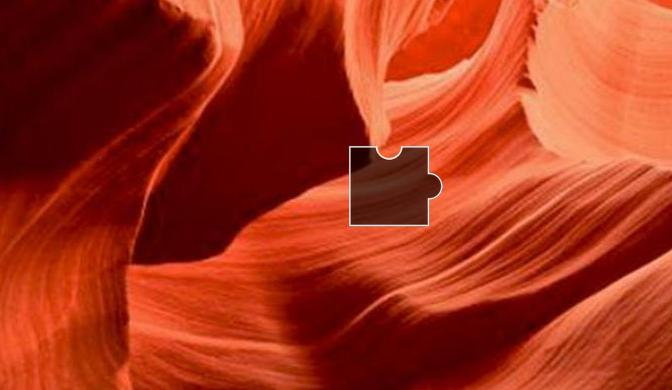
#> input picture 待修改/豆瓣验证码/origin.png, 672 x 390 px
$ python -i code.py   (imports and definitions only)
#> lines starting #> are read from the running program, lines starting #| are printed output that depends on the picture; after the words box and inside, x2 and y2 are one past the last pixel; in counts of white or black regions, pixels touching at a corner belong together
# -*- coding: utf-8 -*-

from selenium.webdriver.support import expected_conditions as ec
from selenium.webdriver.common.action_chains import ActionChains
from selenium.webdriver.support.wait import WebDriverWait  #
from selenium.webdriver.common.by import By
from selenium import webdriver
from urllib import request
import random
import time
import cv2
import re

# [1 line that did not run here, left out]


# [50 lines left out: function get_image, not called in this run]


def get_distance(image):

#> called with image = '../../待修改/豆瓣验证码/origin.png'
    image_process = cv2.imread(image)
#> image_process is the input picture: shape (390, 672, 3); mean B, G, R 27.4, 50.5, 164

    # 算法
    blurred = cv2.GaussianBlur(image_process, (5, 5), 0)
    canny = cv2.Canny(blurred, 50, 150)
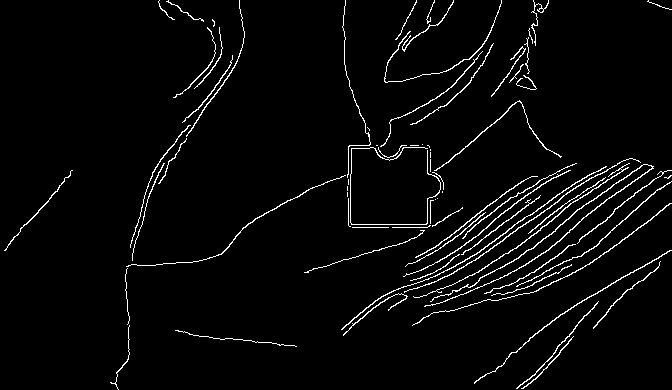
#> canny: shape (390, 672); 3.4% white in thin lines or dots
    contours, _ = cv2.findContours(canny, cv2.RETR_TREE, cv2.CHAIN_APPROX_SIMPLE)
#> contours = 76 contours, 41 with area under 20; largest, box (x1, y1, x2, y2) and area: (424, 164, 654, 307) 246, (341, 166, 607, 330) 142, (404, 158, 641, 293) 114, (474, 250, 672, 384) 114, (413, 163, 630, 298) 104

    for contour in contours:
        area = cv2.contourArea(contour)
        perimeter = cv2.arcLength(contour, True)
        x, y, w, h = cv2.boundingRect(contour)

        if 5025 < area < 7215 and 300 < perimeter < 380:
            cv2.rectangle(image_process, (x, y), (x + w, y + h), (0, 0, 255), 2)
            cv2.imwrite("output.jpg", image_process)
            return x
#> this loop made 76 passes
#> (area, perimeter, x, y, w, h) on passes 1, 4, 5, 7, 8, 10, 11, 15, 17, 22, 26, 28: (41.5, 153.5, 521, 336, 53, 53), (65, 252.5, 516, 301, 83, 88), (45.5, 221.5, 343, 293, 65, 43), (20, 190.2, 491, 264, 81, 32), (51, 202.4, 593, 261, 68, 68), (113.5, 513, 474, 250, 198, 134), (42.5, 223.2, 484, 244, 92, 50), (37, 204.7, 405, 212, 81, 55), (86, 622.4, 412, 203, 260, 123), (48, 228.5, 461, 195, 80, 60), (84, 400.5, 516, 181, 156, 106), (39, 200.4, 528, 177, 78, 57)


# [29 lines left out: function get_move, not called in this run]


# [5 lines not run here, left out]

>>> result = get_distance('../../待修改/豆瓣验证码/origin.png')
